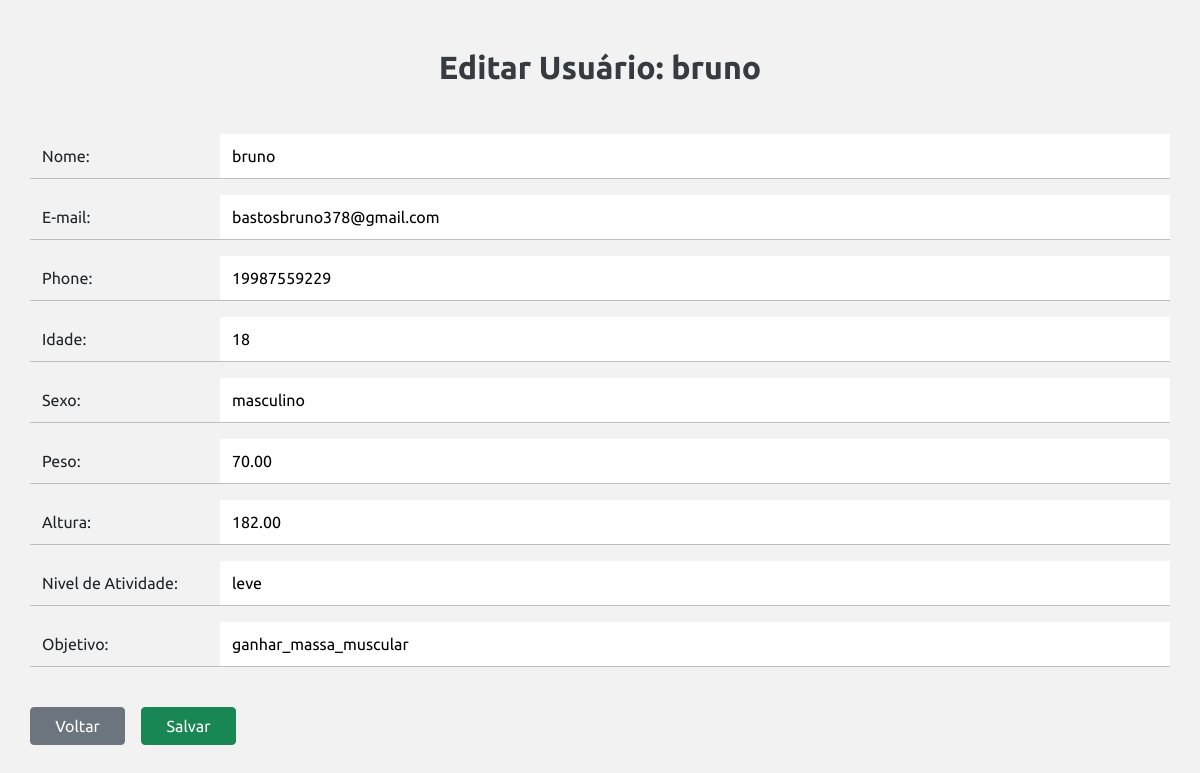
Page /templates/php-logic/admin-edit-usuarios.php?id=23 (signed in) on the committed database.
### tables this page shows
CREATE TABLE `usuarios` (
  `ID` int(11) NOT NULL AUTO_INCREMENT,
  `nome` varchar(255) NOT NULL,
  `email` varchar(255) NOT NULL,
  `senha` varchar(255) NOT NULL,
  `phone` varchar(20) DEFAULT NULL,
  `idade` int(3) NOT NULL,
  `sexo` enum('masculino','feminino') NOT NULL,
  `peso` decimal(5,2) NOT NULL,
  `altura` decimal(5,2) NOT NULL,
  `nivel_atividade` varchar(55) NOT NULL,
  `objetivo` varchar(50) NOT NULL,
  `is_admin` tinyint(1) NOT NULL DEFAULT 0,
  PRIMARY KEY (`ID`)
);

### templates/php-logic/admin-edit-usuarios.php (the view, shortened to what this page needs)
<?php
include_once 'connection.php';
if(isset($_GET['id'])){
    $id = $_GET['id'];
    $sql = "SELECT * FROM usuarios WHERE id = $id";
    $result = mysqli_query($conn, $sql);
    if ($result) {
        if ($result && mysqli_num_rows($result) > 0) {
            $row = mysqli_fetch_assoc($result);
            ?>
            <!DOCTYPE html>
            <html lang="pt-br">
            <head>
                <link href="https://cdn.jsdelivr.net/npm/bootstrap@5.0.2/dist/css/bootstrap.min.css" rel="stylesheet">
                <link rel="stylesheet" href="../../static/styles/style.css">
                <link rel="stylesheet" href="../../static/styles/admin.css">
            </head>
            <body>
            <div class="container">
            <h2 class="text-center my-5">Editar Usuário: <?php echo $row['nome'] ?></h2>
            <form method="post" id="admin-edit" action="admin-save-edit-usuarios.php">
                <article style="overflow-x:auto;" class="row">
                <label class="col-2" style="line-height: 44px;" class="col-2" for="new_nome">Nome:</label class="col-2">
                <input class="col-10" class="col-10" type="text" name="new_nome" value="<?php echo $row['nome'] ?>" required><br>
                <hr>
                <label class="col-2" style="line-height: 44px;" for="new_email">E-mail:</label class="col-2">
                <input class="col-10" type="email" name="new_email" value="<?php echo $row['email'] ?>" required><br>
                <hr>
                <label class="col-2" style="line-height: 44px;" for="new_phone">Phone:</label class="col-2">
                <input class="col-10" type="number" name="new_phone" value="<?php echo $row['phone'] ?>"><br>
                <hr>
                <label class="col-2" style="line-height: 44px;" for="new_idade">Idade:</label class="col-2">
                <input class="col-10" type="number" name="new_idade" value="<?php echo $row['idade'] ?>" required><br>
                <hr>
                <label class="col-2" style="line-height: 44px;" for="new_sexo">Sexo:</label class="col-2">
                <input class="col-10" type="text" name="new_sexo" value="<?php echo $row['sexo'] ?>" required><br>
                <hr>
                <label class="col-2" style="line-height: 44px;" for="new_peso">Peso:</label class="col-2">
                <input class="col-10" type="number" name="new_peso" value="<?php echo $row['peso'] ?>" required><br>
                <hr>
                <label class="col-2" style="line-height: 44px;" for="new_altura">Altura:</label class="col-2">
                <input class="col-10" type="number" name="new_altura" value="<?php echo $row['altura'] ?>" required><br>
                <hr>
                <label class="col-2" style="line-height: 44px;" for="new_nivel_atividade">Nivel de Atividade:</label class="col-2">
                <input class="col-10" type="text" name="new_nivel_atividade" value="<?php echo $row['nivel_atividade'] ?>" required><br>
                <hr>
                <label class="col-2" style="line-height: 44px;" for="new_objetivo">Objetivo:</label class="col-2">
                <input class="col-10" type="text" name="new_objetivo" value="<?php echo $row['objetivo'] ?>" required><br>
                <hr>
                <a class="text-white mt-4 col-1 btn btn-secondary" href="../admin.php">Voltar</a>
                <button class="btn btn-success mt-4 mx-3 col-1"><input class="col-10" class="text-white" style="background: none; color:white !important;" type="submit" value="Salvar"></button>
            </form>
            </div>
            </body>
            </html>
            <?php
        }
    } else {
        $mensagem = "Erro(02) no envio de dados para a edição.";
        header("Location: ../admin.php?mensagem=" . urlencode($mensagem));
        exit();
    }
} else {
    $mensagem = "Erro(01) na solicitação de dados para a edição.";
    header("Location: ../admin.php?mensagem=" . urlencode($mensagem));
    exit();
}
?>

### static/styles/style.css (style rules this page uses)
* { box-sizing: border-box; margin: 0; padding: 0; border: 0; outline: 0; }
:root { --bg-color: #f2f2f2; --dark-bg-color: #21222b; --green: #01B35D; --orange: #F26B23; --danger: #dc3545; --grey-tit: #353b41; --grey-parag: #494f53; --light-color-menu: #FCEED3; --dark-color-menu: #B19A82; --regular: 400; --medium: 500; --bold: 700; }
* { scrollbar-width: auto; scrollbar-color: var(--green) var(--bg-color); }
html { scroll-behavior: smooth; margin: 0; padding: 0; overflow-x: hidden; }
body { font-family: "Ubuntu", sans-serif; background: var(--bg-color); font-weight: 400; font-size: 1rem; }
h6, h5, h4, h3, h2, h1, p { margin: 0; }
a { text-decoration: none !important; }
h6, h5, h4, h3, h2, h1 { font-weight: var(--bold); color: var(--grey-tit); }
input[type=number]:not(#idade) { -moz-appearance: textfield; }

### static/styles/admin.css (style rules this page uses)
html { overflow-x: scroll !important; }

### rows in the picture
usuarios: nome "bruno", new_nome "bruno", new_email "bastosbruno378@gmail.com", new_phone "19987559229", new_idade "18", new_sexo "masculino", new_peso "70.00", new_altura "182.00", new_nivel_atividade "leve", new_objetivo "ganhar_massa_muscular"
